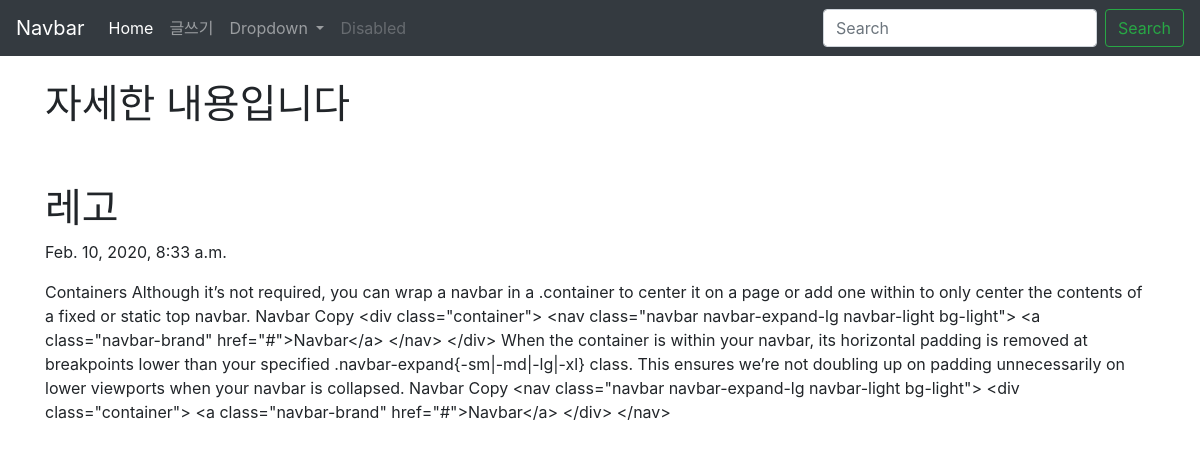
/writing/3, run on the app's committed database.
### BlogApp/models.py (models this page shows, shortened)
class writing(models.Model):
    title = models.CharField(max_length=100)
    pub_date = models.DateTimeField(auto_now_add=True)
    text = models.TextField()

### BlogApp/views.py (the view)
# urls.py: path('<int:writing_id>',views.detail, name="detail"),
def detail(request, writing_id):
    writing_detail = get_object_or_404(writing, pk=writing_id)
    return render(request, 'detail.html', {'write_detail':writing_detail})

### BlogApp/templates/detail.html
{% extends 'base.html' %}
{% block contents %}
<div class="container">
    <h1>자세한 내용입니다</h1>
    <br><br>
    <h1>{{write_detail.title}}</h1>
    <p>{{write_detail.pub_date}}</p>
    <p>{{write_detail.text}}</p>
</div>
</body>
{% endblock contents %}

### data on the page
writing: title "레고", pub_date "Feb. 10, 2020, 8:33 a.m.", text "Containers Although it’s not required, you can wrap a navbar in a .container to center it on a page or add one within to only center the contents of a fixed or static top navbar. Navbar Copy <div class=\"container\"> <nav class=\"navbar navbar-expand-lg navbar-light bg-light\"> <a class=\"navbar-brand\" href=\"#\">Navbar</a> </nav> </div> When the container is within your navbar, its horizontal padding is removed at breakpoints lower than your specified .navbar-expand{-sm|-md|-lg|-xl} class. This ensures we’re not doubling up on padding unnecessarily on lower viewports when your navbar is collapsed. Navbar Copy <nav class=\"navbar navbar-expand-lg navbar-light bg-light\"> <div class=\"container\"> <a…"
